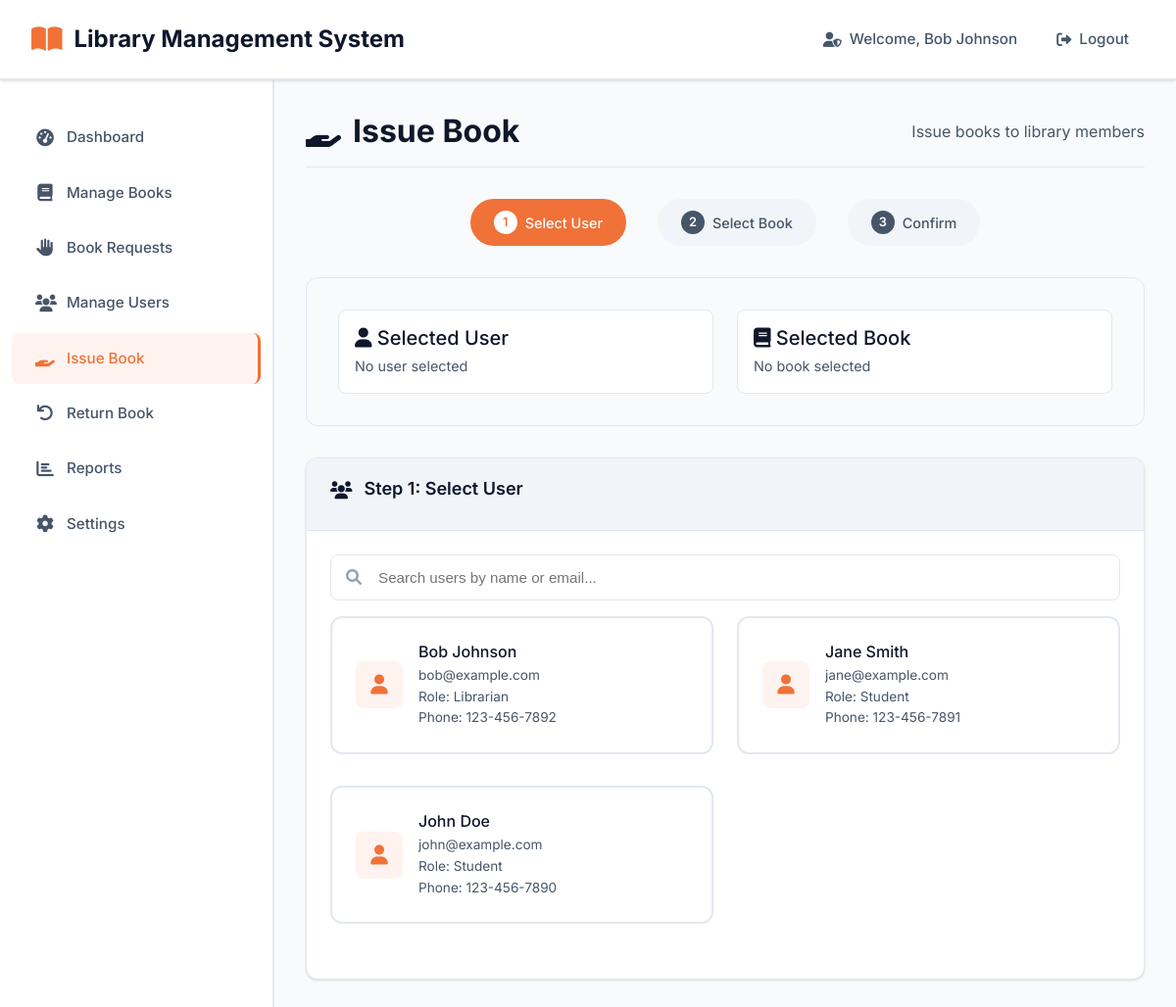
The page /admin/issue-book.php (signed in) on the database its author committed.
### tables this page shows
CREATE TABLE users (
    user_id INT PRIMARY KEY AUTO_INCREMENT,
    name VARCHAR(100) NOT NULL,
    email VARCHAR(100) UNIQUE NOT NULL,
    password VARCHAR(255) NOT NULL,
    role VARCHAR(50) NOT NULL DEFAULT 'student',
    phone VARCHAR(20),
    address TEXT,
    registration_date DATE,
    status VARCHAR(20) DEFAULT 'active',
    created_at TIMESTAMP DEFAULT CURRENT_TIMESTAMP,
    updated_at TIMESTAMP DEFAULT CURRENT_TIMESTAMP ON UPDATE CURRENT_TIMESTAMP
);

### includes/functions.php (called while the page is built, shortened)
<?php
function getUsers($search = '', $role = '') {
    try {
        $db = getDB();
        $sql = "SELECT user_id, name, email, role, phone, address, registration_date, status
                FROM users WHERE 1=1";
        $params = [];
        $sql .= " ORDER BY name ASC";
        $stmt = $db->prepare($sql);
        $execute_result = $stmt->execute();
        $results = $stmt->fetchAll();
        return $results;
    } catch (Exception $e) {
        file_put_contents('/tmp/search_debug.txt', "Exception: " . $e->getMessage() . "\n", FILE_APPEND);
        error_log("Get users error: " . $e->getMessage());
        return [];
    }
}
?>

### admin/issue-book.php (the view, shortened to what this page needs)
<?php
require_once '../includes/functions.php';
$activeUsers = getUsers('', '');
$activeUsers = array_filter($activeUsers, function($user) {
    return $user['status'] === 'active';
});
?>
<!DOCTYPE html>
<html lang="en">
<head>
    <link rel="stylesheet" href="../assets/css/style.css">
    <link rel="stylesheet" href="https://cdnjs.cloudflare.com/ajax/libs/font-awesome/6.0.0/css/all.min.css">
</head>
<body class="admin-layout">
    <nav class="admin-navbar">
        <div class="navbar-content">
            <a href="dashboard.php" class="navbar-brand">
                <i class="fas fa-book-open"></i>
                <?php echo SITE_NAME; ?>
            </a>
            <ul class="navbar-nav">
                <li><span class="nav-text"><i class="fas fa-user-shield"></i> Welcome, <?php echo htmlspecialchars($_SESSION['user_name']); ?></span></li>
                <li><a href="../includes/logout.php" class="nav-link"><i class="fas fa-sign-out-alt"></i> Logout</a></li>
            </ul>
        </div>
    </nav>
    <div class="admin-container">
        <aside class="admin-sidebar">
            <ul class="sidebar-nav">
                <li class="nav-item">
                    <a href="dashboard.php" class="nav-link">
                        <i class="fas fa-tachometer-alt"></i> Dashboard
                    </a>
                </li>
                <li class="nav-item">
                    <a href="books.php" class="nav-link">
                        <i class="fas fa-book"></i> Manage Books
                    </a>
                </li>
                <li class="nav-item">
                    <a href="book-requests.php" class="nav-link">
                        <i class="fas fa-hand-paper"></i> Book Requests
                    </a>
                </li>
                <li class="nav-item">
                    <a href="users.php" class="nav-link">
                        <i class="fas fa-users"></i> Manage Users
                    </a>
                </li>
                <li class="nav-item">
                    <a href="issue-book.php" class="nav-link active">
                        <i class="fas fa-hand-holding"></i> Issue Book
                    </a>
                </li>
                <li class="nav-item">
                    <a href="return-book.php" class="nav-link">
                        <i class="fas fa-undo"></i> Return Book
                    </a>
                </li>
                <li class="nav-item">
                    <a href="reports.php" class="nav-link">
                        <i class="fas fa-chart-bar"></i> Reports
                    </a>
                </li>
                <li class="nav-item">
                    <a href="settings.php" class="nav-link">
                        <i class="fas fa-cog"></i> Settings
                    </a>
                </li>
            </ul>
        </aside>
        <main class="main-content">
            <div class="page-header">
                <h1 class="page-title">
                    <i class="fas fa-hand-holding"></i>
                    Issue Book
                </h1>
                <p class="page-subtitle">Issue books to library members</p>
            </div>
            <div class="step-indicator">
                <div class="step completed">
                    <div class="step-number">1</div>
                    Select User
                </div>
                <div class="step active">
                    <div class="step-number">2</div>
                    Select Book
                </div>
                <div class="step pending">
                    <div class="step-number">3</div>
                    Confirm
                </div>
            </div>
            <div class="selection-summary">
                <div class="row">
                    <div class="col-md-6">
                        <div class="selection-item">
                            <div class="selection-info">
                                <h4><i class="fas fa-user"></i> Selected User</h4>
                                <p id="selectedUserText">No user selected</p>
                            </div>
                        </div>
                    </div>
                    <div class="col-md-6">
                        <div class="selection-item">
                            <div class="selection-info">
                                <h4><i class="fas fa-book"></i> Selected Book</h4>
                                <p id="selectedBookText">No book selected</p>
                            </div>
                        </div>
                    </div>
                </div>
            </div>
            <div class="card" id="step1">
                <div class="card-header">
                    <h3 class="card-title">
                        <i class="fas fa-users"></i>
                        Step 1: Select User
                    </h3>
                </div>
                <div class="card-body">
                    <div class="search-box mb-3">
                        <i class="fas fa-search search-icon"></i>
                        <input type="text" id="userSearch" class="search-input" placeholder="Search users by name or email...">
                    </div>
                    <div class="row" id="usersList">
                        <?php if (!empty($activeUsers)): ?>
                            <?php foreach ($activeUsers as $user): ?>
                                <div class="col-md-6 mb-3">
                                    <div class="user-card" data-user-id="<?php echo $user['user_id']; ?>" data-user-name="<?php echo htmlspecialchars($user['name']); ?>" data-user-email="<?php echo htmlspecialchars($user['email']); ?>" data-user-role="<?php echo htmlspecialchars($user['role']); ?>" data-user-phone="<?php echo htmlspecialchars($user['phone'] ?? ''); ?>">
                                        <div class="user-card-content">
                                            <div class="user-icon">
                                                <i class="fas fa-user"></i>
                                            </div>
                                            <div class="user-details">
                                                <h4><?php echo htmlspecialchars($user['name']); ?></h4>
                                                <p><?php echo htmlspecialchars($user['email']); ?></p>
                                                <p>Role: <?php echo ucfirst(htmlspecialchars($user['role'])); ?></p>
                                                <?php if (!empty($user['phone'])): ?>
                                                    <p>Phone: <?php echo htmlspecialchars($user['phone']); ?></p>
                                                <?php endif; ?>
                                            </div>
                                        </div>
                                    </div>
                                </div>
                            <?php endforeach; ?>
                        <?php endif; ?>
                    </div>
                </div>
            </div>
        </main>
    </div>
</body>
</html>

### admin/issue-book.php (style rules this page uses)
.book-card, .user-card { border: 2px solid var(--border-color); cursor: pointer; transition: var(--transition); border-radius: var(--border-radius-lg); padding: 1.5rem; margin-bottom: 1rem; background: var(--bg-primary); }
.step-indicator { display: flex; justify-content: center; margin-bottom: 2rem; }
.step { display: flex; align-items: center; margin: 0 1rem; padding: 0.75rem 1.5rem; border-radius: 50px; font-weight: 500; font-size: 0.9rem; }
.step.active { background: var(--primary-color); color: white; }
.step.pending { background: var(--bg-tertiary); color: var(--text-secondary); }
.step-number { background: white; color: var(--success-color); width: 24px; height: 24px; border-radius: 50%; display: flex; align-items: center; justify-content: center; margin-right: 0.5rem; font-size: 0.8rem; font-weight: 600; }
.step.active .step-number { background: white; color: var(--primary-color); }
.step.pending .step-number { background: var(--text-secondary); color: white; }
.selection-summary { background: var(--bg-secondary); border: 1px solid var(--border-color); border-radius: var(--border-radius-lg); padding: 2rem; margin-bottom: 2rem; }
.selection-item { display: flex; justify-content: space-between; align-items: center; padding: 1rem; background: var(--bg-primary); border-radius: var(--border-radius); margin-bottom: 1rem; border: 1px solid var(--border-color); }
.selection-item:last-child { margin-bottom: 0; }
.selection-info h4 { margin: 0 0 0.25rem 0; color: var(--text-primary); }
.selection-info p { margin: 0; color: var(--text-secondary); font-size: 0.9rem; }
.user-card-content, .book-card-content { display: flex; align-items: center; gap: 1rem; }
.user-icon, .book-icon { width: 48px; height: 48px; background: var(--primary-light); border-radius: var(--border-radius); display: flex; align-items: center; justify-content: center; color: var(--primary-color); font-size: 1.25rem; flex-shrink: 0; }
.user-details, .book-details { flex: 1; }
.user-details h4, .book-details h4 { margin: 0 0 0.25rem 0; color: var(--text-primary); font-size: 1rem; }
.user-details p, .book-details p { margin: 0; color: var(--text-secondary); font-size: 0.85rem; }

### rows shown on the page
users: name "Bob Johnson", email "bob@example.com", role "Librarian", phone "123-456-7892"
users: name "Jane Smith", email "jane@example.com", role "Student", phone "123-456-7891"
users: name "John Doe", email "john@example.com", role "Student", phone "123-456-7890"

### other values the page prints
SITE_NAME "Library Management System"
$_SESSION['user_name'] "Bob Johnson"
